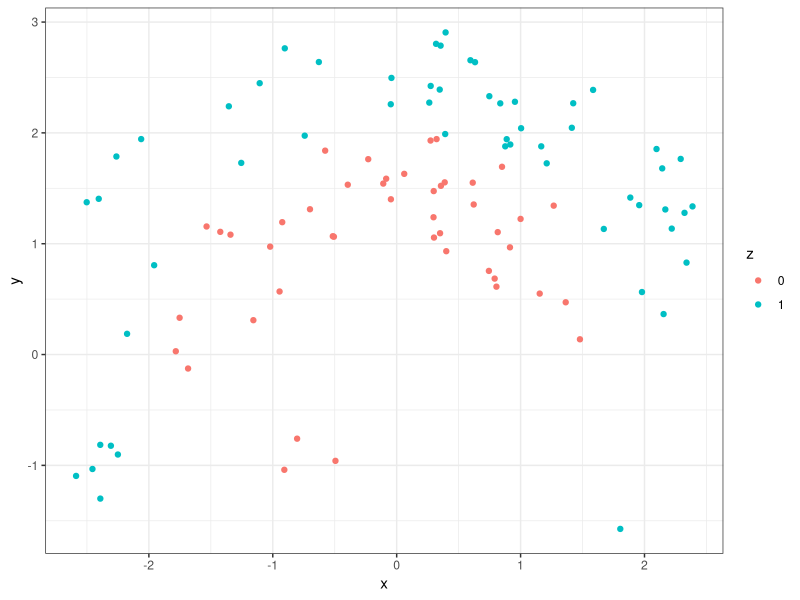
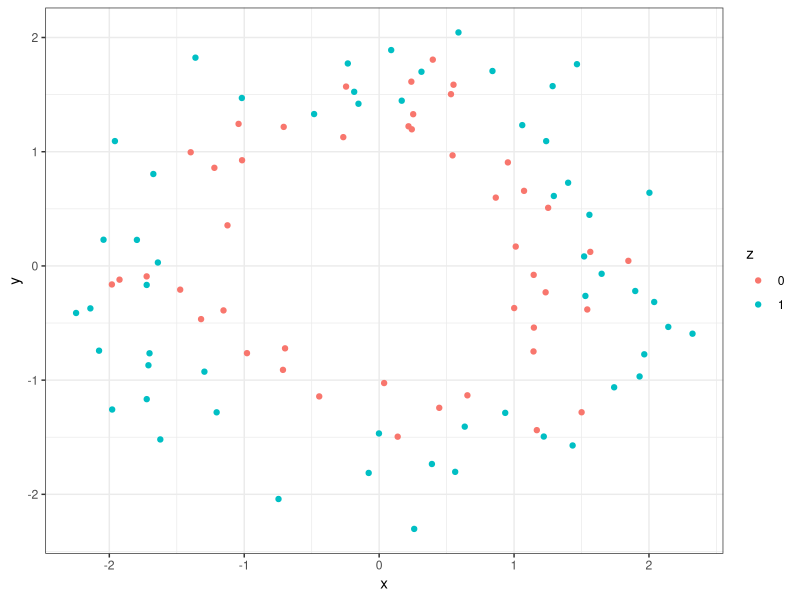
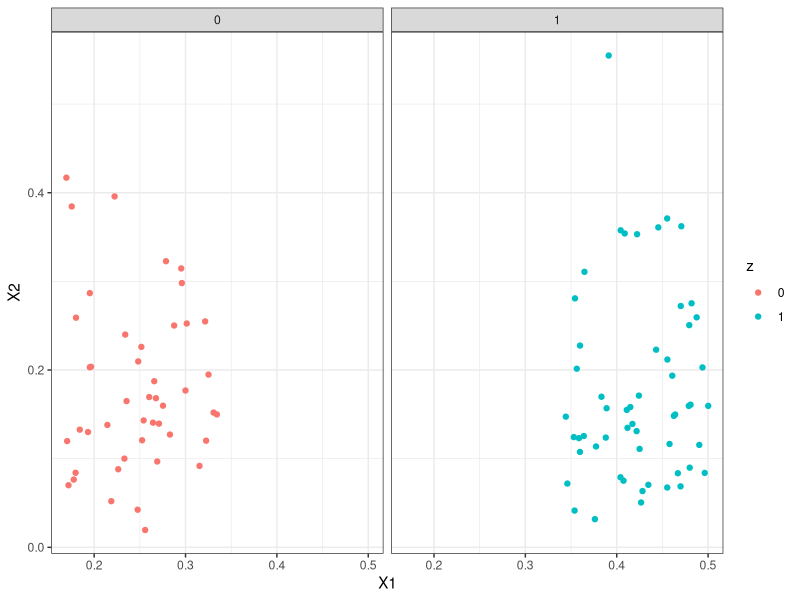
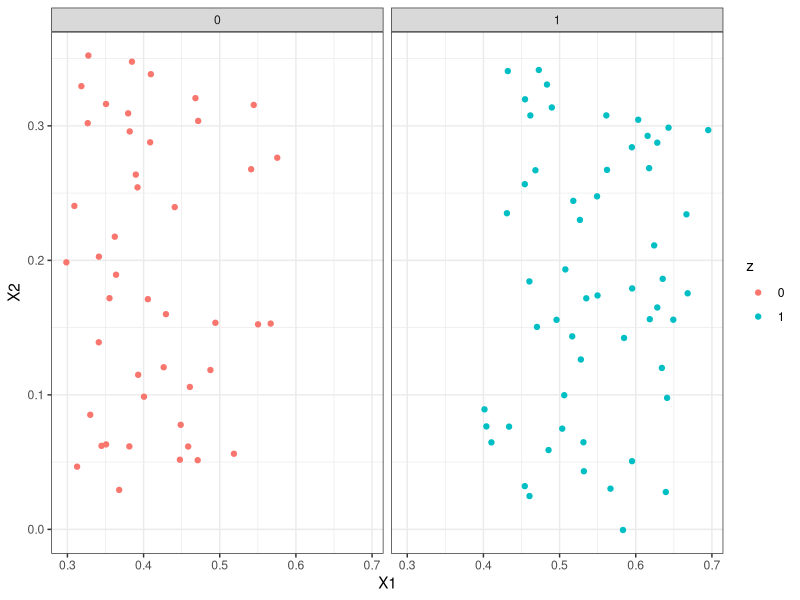
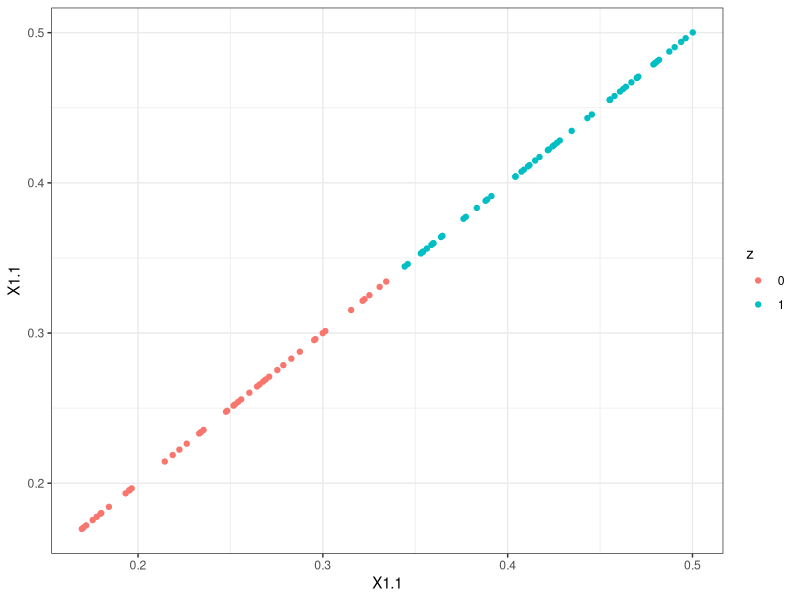

The R script that drew these images, in order: (Note: this script raises an error after producing the figures.)

################################################################################
# A nonlinear multitable example, made from two concentric circles.
################################################################################

## ---- libraries ----
library("kernlab")
library("ggplot2")
theme_set(theme_bw())

## ---- generate-data ----
n <- 100 # number of samples
z <- as.factor(sample(0:1, n, replace = TRUE)) # class labels
X <- list() # will store combined data frames

r <- setNames(c(1, 2), c("0", "1")) # radii
X[[1]] <- cbind(r[z], 2 * pi * rbeta(n, 1, 4)) + matrix(runif(2 * n), n, 2)
X[[2]] <- cbind(sqrt(r[z]), 2 * pi * runif(n)) + matrix(runif(2 * n), n, 2)

#X[[2]] <- r[z] %*% t(c(1, 1)) + matrix(runif(2 * n), n, 2) # if want linear vs. concentric

## ---- raw-data-plots ----
X1_df <- data.frame(X[[1]], z)
X1_df$x <- X1_df$X1 * cos(X1_df$X2)
X1_df$y <- X1_df$X1 * sin(X1_df$X2)

X2_df <- data.frame(X[[2]], z)
X2_df$x <- X2_df$X1 * cos(X2_df$X2)
X2_df$y <- X2_df$X1 * sin(X2_df$X2)

ggplot(X1_df) +
  geom_point(aes(x = x, y = y, col = z))
ggplot(X2_df) +
  geom_point(aes(x = x, y = y, col = z))

## ---- usual-cca ----
cancor_res <- cancor(X[[1]], X[[2]])
cancor_scores <- list(X1 = X[[1]] %*% cancor_res$xcoef,
                      X2 = X[[2]] %*% cancor_res$ycoef)

## ---- cca-plots ----
ggplot(data.frame(cancor_scores[[1]], z)) +
  geom_point(aes(x = X1, y = X2, col = z)) +
  facet_wrap(~z)
ggplot(data.frame(cancor_scores[[2]], z)) + # don't even need second component
  geom_point(aes(x = X1, y = X2, col = z)) + 
  facet_wrap(~z)

ggplot(data.frame(cancor_scores, z)) +
  geom_point(aes(x = X1.1, y = X1.1, col = z)) # perfect correlation between scores
ggplot(data.frame(cancor_scores, z)) + 
  geom_point(aes(x = X1.2, y = X1.2, col = z)) +


## ---- kcca ----
kcca_res <- kcca(X[[1]], X[[2]])
kcca_scores <- list(X1 = kcca_res@xcoef,
                    X2 = kcca_res@ycoef)

## ---- kcca-plots ----
ggplot(data.frame(kcca_scores[[1]], z)) +
  geom_point(aes(x = X1, y = X2, col = z)) +
  facet_wrap(~z)
ggplot(data.frame(kcca_scores[[2]], z)) +
  geom_point(aes(x = X1, y = X2, col = z)) +
  facet_wrap(~z)
kcca_res@kcor

## ---- fukumizu-example ----
# http://www.jmlr.org/papers/volume8/fukumizu07a/fukumizu07a.pdf
z <- runif(n)
U <- cbind(z + 0.06 + rnorm(n, 0, .05),
           z + 3 + rnorm(n, 0, .05))
R <- scale(U, center = F, scale = c(1.5, 4.1))
R <- sqrt(-5 * log(R))
plot(R)

## ---- cca-fukumizu ----
cancor_res <- cancor(R[, 1], R[, 2])
cancor_scores <- list(X1 = R[, 1] %*% cancor_res$xcoef,
                      X2 = R[, 2] %*% cancor_res$ycoef)

## ---- cca-fukumizu-plots ----
ggplot(data.frame(cancor_scores, z)) +
  geom_point(aes(x = X1, y = 0, col = z))
ggplot(data.frame(cancor_scores, z)) +
  geom_point(aes(x = X2, y = 0, col = z))

ggplot(data.frame(cancor_scores, z)) +
  geom_point(aes(x = X1, y = X2, col = z)) # correlation between scores

## ---- kcca-fukumizu ----
kcca_res <- kcca(as.matrix(R[, 1]), as.matrix(R[, 2]))
kcca_scores <- list(X1 = kcca_res@xcoef, X2 = kcca_res@ycoef)

## ---- cca-fukumizu-plots ----
ggplot(data.frame(kcca_scores, z)) +
  geom_point(aes(x = X1.1, y = 0, col = z))
ggplot(data.frame(kcca_scores, z)) +
  geom_point(aes(x = X2.1, y = 0, col = z))

ggplot(data.frame(kcca_scores, z)) +
  geom_point(aes(x = X1.1, y = X2.1, col = z))

## ---- kcca-fukumizu ----
kcca_res <- kcca(as.matrix(R[, 1]), as.matrix(R[, 2]), kpar = list(sigma = .4))
kcca_scores <- list(X1 = kcca_res@xcoef, X2 = kcca_res@ycoef)

## ---- cca-fukumizu-plots ----
ggplot(data.frame(kcca_scores, z)) +
  geom_point(aes(x = X1.1, y = X1.2, col = z))
ggplot(data.frame(kcca_scores, z)) +
  geom_point(aes(x = X2.1, y = X2.2, col = z))

# remember, don't expect linear correlation
ggplot(data.frame(kcca_scores, z)) +
  geom_point(aes(x = X1.1, y = X2.1, col = z))
ggplot(data.frame(kcca_scores, z)) +
  geom_point(aes(x = X1.2, y = X2.2, col = z))
